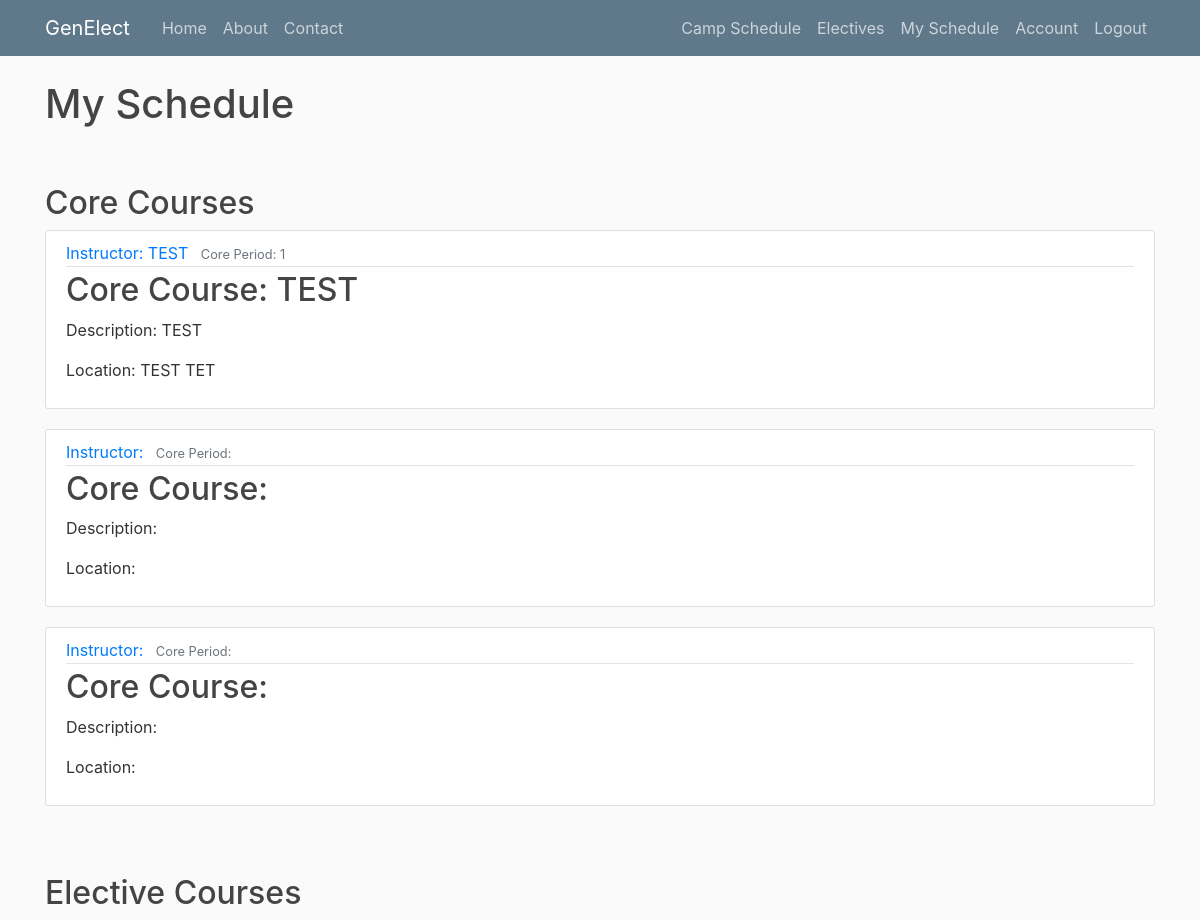
The app's page /schedule (signed in), older data.
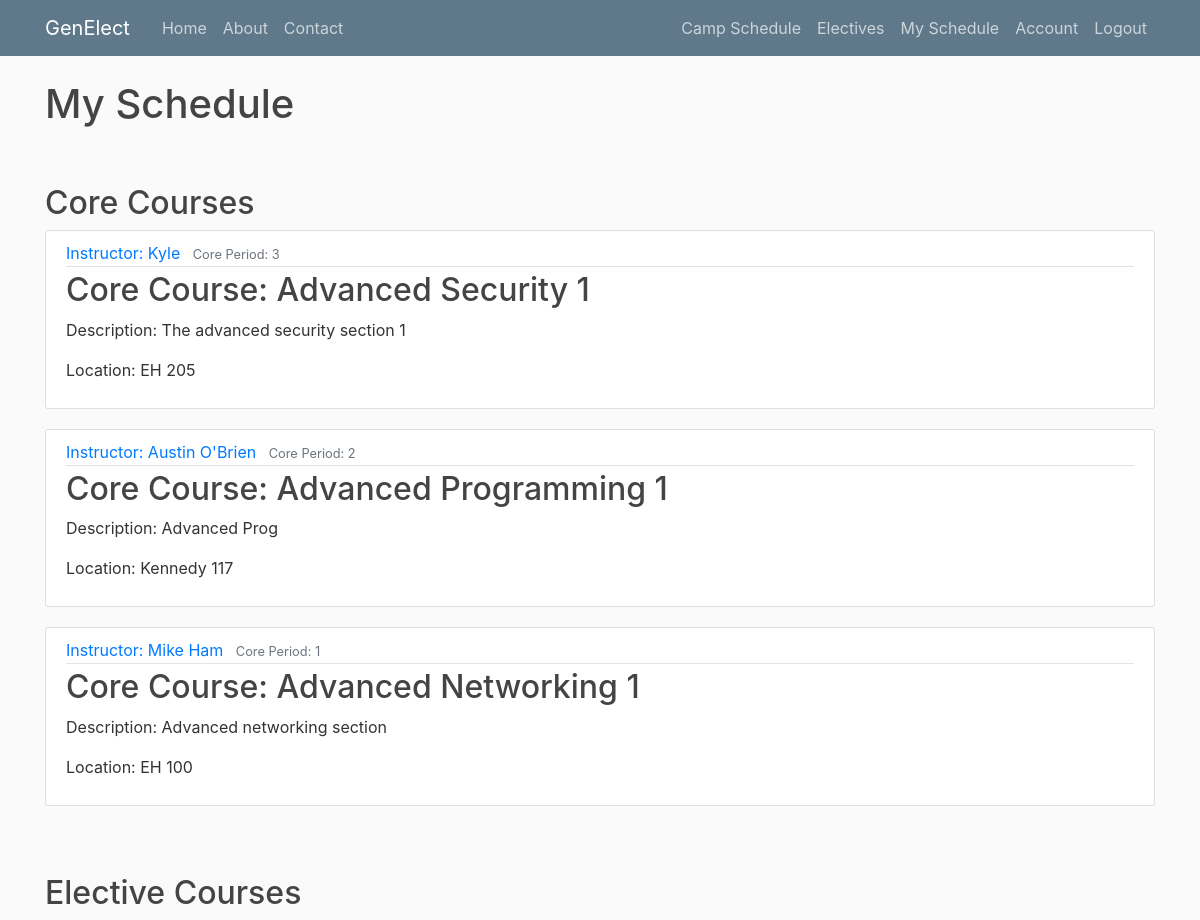
The same page, newer data.
### genElect/models.py (models this page shows)
class Base(db.Model):
    __abstract__ = True
    id = db.Column(db.Integer, primary_key=True, autoincrement=True)
    date_created = db.Column(db.DateTime, default=db.func.current_timestamp())
    date_modified = db.Column(db.DateTime, default=db.func.current_timestamp(),
            onupdate=db.func.current_timestamp())

class CoreRegistrations(Base):
    __tablesname__ = 'registrations'
    user_id = db.Column(db.Integer, db.ForeignKey('users.id'), nullable=False)
    core_id = db.Column(db.Integer, db.ForeignKey('cores.id'), nullable=False)

class Cores(Base):
    __tablename__ = 'cores'
    name = db.Column(db.String(100))
    description = db.Column(db.String(500))
    building = db.Column(db.String(100))
    room = db.Column(db.String(100))
    core_period = db.Column(db.Integer)
    instructor = db.Column(db.String(100))
    registrations = db.relationship('CoreRegistrations', backref='core', lazy=True)

### genElect/__init__.py (the view)
@app.route("/schedule") #FOR STUDENT OR ADMIN USE
def schedule():
    if current_user.is_authenticated:
        if current_user.role == 'admin' or current_user.role == 'instructor':
            user_id = request.args.get('user_id')
            user = Users.query.filter_by(id=user_id).first()
            if not user:
                flash("User schedule not found", 'danger')
                return redirect(url_for('allusers'))
        else:
            user = current_user
            user_id = user.id
        registrations = user.registrations #grab all user registrations
        registered = [] #to build out registered offerings
        for registration in registrations:
            if registration.offering.period_start == 1:
                registered.append(registration.offering)
        for registration in registrations:
            if registration.offering.period_start == 2:
                registered.append(registration.offering)
        for registration in registrations:
            if registration.offering.period_start == 3:
                registered.append(registration.offering)
        core_registrations = user.core_registrations
        return render_template('schedule.html', registered=registered, core_registrations=core_registrations, user=user)
    else:
        flash("Please login first", 'info')
        return redirect(url_for('login'))

### genElect/__init__.py (called while the page is built)
@login_manager.user_loader
def load_user(user_id):
    return Users.query.get(int(user_id))

### genElect/templates/schedule.html (shortened to what this page needs)
{% extends "layout.html" %}
{% block content %}
{% if user == current_user %}
<h1>My Schedule</h1>
{% else %}
<h1>{{user.full_name}}'s Schedule</h1>
{% endif %}
    <br><br>
    <h2>Core Courses</h2>
    {% for core_registration in core_registrations %}
        <article class="media content-section">
          <div class="media-body">
            <div class="article-metadata">
              <a class="mr-2" href="#">Instructor: {{core_registration.core.instructor}}</a>
              <small class="text-muted">Core Period: {{ core_registration.core.core_period }}</small>
            </div>
            <h2><a class="article-title" href="#">Core Course: {{ core_registration.core.name }}</a></h2>
            <p class="article-content">Description: {{ core_registration.core.description }}</p>
            <p class="article-content">Location: {{ core_registration.core.building }} {{ core_registration.core.room }}</p>
          </div>
        </article>
    {% endfor %}
    <br><br>
    <h2>Elective Courses</h2>
{% endblock content %}

Row changes from the older to the newer data that the page shows:
removed CoreRegistrations: core.instructor "TEST", core.core_period "1", core.name "TEST", core.description "TEST", core.building "TEST", core.room "TET"
added CoreRegistrations: core.instructor "Kyle", core.core_period "3", core.name "Advanced Security 1", core.description "The advanced security section 1", core.building "EH", core.room "205"
added CoreRegistrations: core.instructor "Austin O'Brien", core.core_period "2", core.name "Advanced Programming 1", core.description "Advanced Prog", core.building "Kennedy", core.room "117"
added CoreRegistrations: core.instructor "Mike Ham", core.core_period "1", core.name "Advanced Networking 1", core.description "Advanced networking section", core.building "EH", core.room "100"
